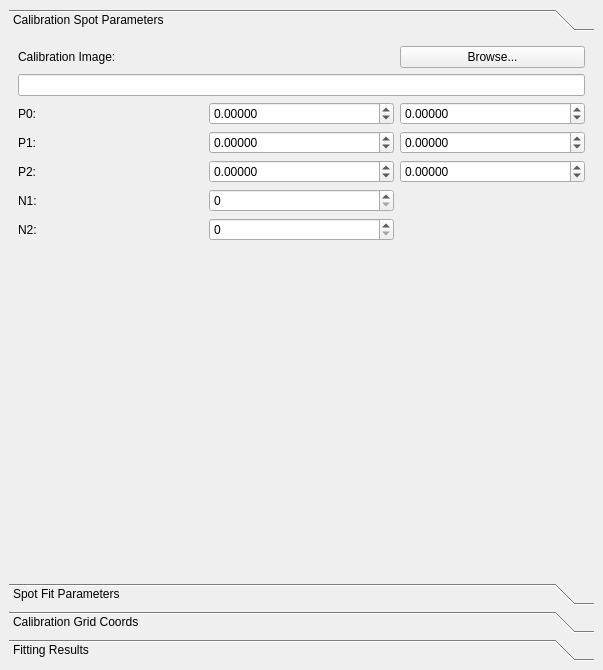
<?xml version="1.0" encoding="UTF-8"?>
<ui version="4.0">
 <class>QxrdDistortionCorrectionDialog</class>
 <widget class="QDockWidget" name="QxrdDistortionCorrectionDialog">
  <property name="geometry">
   <rect>
    <x>0</x>
    <y>0</y>
    <width>603</width>
    <height>670</height>
   </rect>
  </property>
  <property name="windowTitle">
   <string>Distortion</string>
  </property>
  <widget class="QWidget" name="dockWidgetContents">
   <layout class="QGridLayout" name="gridLayout">
    <item row="0" column="0">
     <widget class="QToolBox" name="toolBox">
      <property name="currentIndex">
       <number>0</number>
      </property>
      <widget class="QWidget" name="page_2">
       <property name="geometry">
        <rect>
         <x>0</x>
         <y>0</y>
         <width>579</width>
         <height>488</height>
        </rect>
       </property>
       <attribute name="label">
        <string>Calibration Spot Parameters</string>
       </attribute>
       <layout class="QGridLayout" name="gridLayout_2">
        <item row="0" column="0">
         <widget class="QLabel" name="label_18">
          <property name="text">
           <string>Calibration Image:</string>
          </property>
         </widget>
        </item>
        <item row="0" column="2">
         <widget class="QPushButton" name="pushButton">
          <property name="text">
           <string>Browse...</string>
          </property>
         </widget>
        </item>
        <item row="1" column="0" colspan="3">
         <widget class="QLineEdit" name="m_DistortionCalibrationPath"/>
        </item>
        <item row="2" column="0">
         <widget class="QLabel" name="label_3">
          <property name="text">
           <string>P0:</string>
          </property>
         </widget>
        </item>
        <item row="2" column="1">
         <widget class="QDoubleSpinBox" name="m_DistortionP0X">
          <property name="decimals">
           <number>5</number>
          </property>
          <property name="minimum">
           <double>-10000.000000000000000</double>
          </property>
          <property name="maximum">
           <double>10000.000000000000000</double>
          </property>
         </widget>
        </item>
        <item row="2" column="2">
         <widget class="QDoubleSpinBox" name="m_DistortionP0Y">
          <property name="decimals">
           <number>5</number>
          </property>
          <property name="minimum">
           <double>-10000.000000000000000</double>
          </property>
          <property name="maximum">
           <double>10000.000000000000000</double>
          </property>
         </widget>
        </item>
        <item row="3" column="0">
         <widget class="QLabel" name="label_4">
          <property name="text">
           <string>P1:</string>
          </property>
         </widget>
        </item>
        <item row="3" column="1">
         <widget class="QDoubleSpinBox" name="m_DistortionP1X">
          <property name="decimals">
           <number>5</number>
          </property>
          <property name="minimum">
           <double>-10000.000000000000000</double>
          </property>
          <property name="maximum">
           <double>10000.000000000000000</double>
          </property>
         </widget>
        </item>
        <item row="3" column="2">
         <widget class="QDoubleSpinBox" name="m_DistortionP1Y">
          <property name="decimals">
           <number>5</number>
          </property>
          <property name="minimum">
           <double>-10000.000000000000000</double>
          </property>
          <property name="maximum">
           <double>10000.000000000000000</double>
          </property>
         </widget>
        </item>
        <item row="4" column="0">
         <widget class="QLabel" name="label_5">
          <property name="text">
           <string>P2:</string>
          </property>
         </widget>
        </item>
        <item row="4" column="1">
         <widget class="QDoubleSpinBox" name="m_DistortionP2X">
          <property name="decimals">
           <number>5</number>
          </property>
          <property name="minimum">
           <double>-10000.000000000000000</double>
          </property>
          <property name="maximum">
           <double>10000.000000000000000</double>
          </property>
         </widget>
        </item>
        <item row="4" column="2">
         <widget class="QDoubleSpinBox" name="m_DistortionP2Y">
          <property name="decimals">
           <number>5</number>
          </property>
          <property name="minimum">
           <double>-10000.000000000000000</double>
          </property>
          <property name="maximum">
           <double>10000.000000000000000</double>
          </property>
         </widget>
        </item>
        <item row="5" column="0">
         <widget class="QLabel" name="label_6">
          <property name="text">
           <string>N1:</string>
          </property>
         </widget>
        </item>
        <item row="5" column="1">
         <widget class="QSpinBox" name="m_DistortionN1"/>
        </item>
        <item row="6" column="0">
         <widget class="QLabel" name="label_7">
          <property name="text">
           <string>N2:</string>
          </property>
         </widget>
        </item>
        <item row="6" column="1">
         <widget class="QSpinBox" name="m_DistortionN2"/>
        </item>
        <item row="7" column="0" colspan="3">
         <spacer name="verticalSpacer">
          <property name="orientation">
           <enum>Qt::Vertical</enum>
          </property>
          <property name="sizeHint" stdset="0">
           <size>
            <width>508</width>
            <height>254</height>
           </size>
          </property>
         </spacer>
        </item>
       </layout>
      </widget>
      <widget class="QWidget" name="page_3">
       <property name="geometry">
        <rect>
         <x>0</x>
         <y>0</y>
         <width>579</width>
         <height>488</height>
        </rect>
       </property>
       <attribute name="label">
        <string>Spot Fit Parameters</string>
       </attribute>
       <layout class="QGridLayout" name="gridLayout_5">
        <item row="0" column="0">
         <widget class="QLabel" name="label_11">
          <property name="text">
           <string>Width (Min):</string>
          </property>
         </widget>
        </item>
        <item row="0" column="1">
         <widget class="QDoubleSpinBox" name="m_DistortionWMin">
          <property name="decimals">
           <number>5</number>
          </property>
          <property name="minimum">
           <double>-10000.000000000000000</double>
          </property>
          <property name="maximum">
           <double>10000.000000000000000</double>
          </property>
         </widget>
        </item>
        <item row="1" column="0">
         <widget class="QLabel" name="label_12">
          <property name="text">
           <string>Width (Max):</string>
          </property>
         </widget>
        </item>
        <item row="1" column="1">
         <widget class="QDoubleSpinBox" name="m_DistortionWMax">
          <property name="decimals">
           <number>5</number>
          </property>
          <property name="minimum">
           <double>-10000.000000000000000</double>
          </property>
          <property name="maximum">
           <double>10000.000000000000000</double>
          </property>
         </widget>
        </item>
        <item row="2" column="0">
         <widget class="QLabel" name="label_13">
          <property name="text">
           <string>Width (Nom):</string>
          </property>
         </widget>
        </item>
        <item row="2" column="1">
         <widget class="QDoubleSpinBox" name="m_DistortionWNom">
          <property name="decimals">
           <number>5</number>
          </property>
          <property name="minimum">
           <double>-10000.000000000000000</double>
          </property>
          <property name="maximum">
           <double>10000.000000000000000</double>
          </property>
         </widget>
        </item>
        <item row="3" column="0">
         <widget class="QLabel" name="label_14">
          <property name="text">
           <string>Height Ratio (Min):</string>
          </property>
         </widget>
        </item>
        <item row="3" column="1">
         <widget class="QDoubleSpinBox" name="m_DistortionRatMin">
          <property name="decimals">
           <number>5</number>
          </property>
          <property name="minimum">
           <double>-10000.000000000000000</double>
          </property>
          <property name="maximum">
           <double>10000.000000000000000</double>
          </property>
         </widget>
        </item>
        <item row="4" column="0">
         <widget class="QLabel" name="label_15">
          <property name="text">
           <string>Height (Min):</string>
          </property>
         </widget>
        </item>
        <item row="4" column="1">
         <widget class="QDoubleSpinBox" name="m_DistortionHgtMin">
          <property name="decimals">
           <number>5</number>
          </property>
          <property name="minimum">
           <double>-10000.000000000000000</double>
          </property>
          <property name="maximum">
           <double>10000.000000000000000</double>
          </property>
         </widget>
        </item>
        <item row="5" column="0">
         <widget class="QLabel" name="label_16">
          <property name="text">
           <string>X Distance (Max):</string>
          </property>
         </widget>
        </item>
        <item row="5" column="1">
         <widget class="QDoubleSpinBox" name="m_DistortionDistMaxX">
          <property name="decimals">
           <number>5</number>
          </property>
          <property name="minimum">
           <double>-10000.000000000000000</double>
          </property>
          <property name="maximum">
           <double>10000.000000000000000</double>
          </property>
         </widget>
        </item>
        <item row="6" column="0">
         <widget class="QLabel" name="label_17">
          <property name="text">
           <string>Y Distance (Max):</string>
          </property>
         </widget>
        </item>
        <item row="6" column="1">
         <widget class="QDoubleSpinBox" name="m_DistortionDistMaxY">
          <property name="decimals">
           <number>5</number>
          </property>
          <property name="minimum">
           <double>-10000.000000000000000</double>
          </property>
          <property name="maximum">
           <double>10000.000000000000000</double>
          </property>
         </widget>
        </item>
        <item row="7" column="0" colspan="2">
         <spacer name="verticalSpacer_4">
          <property name="orientation">
           <enum>Qt::Vertical</enum>
          </property>
          <property name="sizeHint" stdset="0">
           <size>
            <width>308</width>
            <height>223</height>
           </size>
          </property>
         </spacer>
        </item>
       </layout>
      </widget>
      <widget class="QWidget" name="page">
       <property name="geometry">
        <rect>
         <x>0</x>
         <y>0</y>
         <width>579</width>
         <height>488</height>
        </rect>
       </property>
       <attribute name="label">
        <string>Calibration Grid Coords</string>
       </attribute>
       <layout class="QGridLayout" name="gridLayout_3">
        <item row="0" column="0" colspan="3">
         <widget class="QTableWidget" name="m_DistortionGridTable">
          <property name="editTriggers">
           <set>QAbstractItemView::NoEditTriggers</set>
          </property>
          <property name="gridStyle">
           <enum>Qt::DotLine</enum>
          </property>
          <column>
           <property name="text">
            <string>i</string>
           </property>
          </column>
          <column>
           <property name="text">
            <string>j</string>
           </property>
          </column>
          <column>
           <property name="text">
            <string>x</string>
           </property>
          </column>
          <column>
           <property name="text">
            <string>y</string>
           </property>
           <property name="font">
            <font>
             <pointsize>10</pointsize>
            </font>
           </property>
          </column>
          <column>
           <property name="text">
            <string>fit x</string>
           </property>
          </column>
          <column>
           <property name="text">
            <string>fit y</string>
           </property>
          </column>
          <column>
           <property name="text">
            <string>dx</string>
           </property>
          </column>
          <column>
           <property name="text">
            <string>dy</string>
           </property>
          </column>
         </widget>
        </item>
        <item row="1" column="2">
         <widget class="QPushButton" name="m_UpdateGridButton">
          <property name="text">
           <string>Update</string>
          </property>
         </widget>
        </item>
        <item row="1" column="0">
         <spacer name="horizontalSpacer">
          <property name="orientation">
           <enum>Qt::Horizontal</enum>
          </property>
          <property name="sizeHint" stdset="0">
           <size>
            <width>40</width>
            <height>20</height>
           </size>
          </property>
         </spacer>
        </item>
        <item row="1" column="1">
         <widget class="QPushButton" name="m_UpdateGraphButton">
          <property name="text">
           <string>Graph</string>
          </property>
         </widget>
        </item>
       </layout>
      </widget>
      <widget class="QWidget" name="page_4">
       <property name="geometry">
        <rect>
         <x>0</x>
         <y>0</y>
         <width>579</width>
         <height>488</height>
        </rect>
       </property>
       <attribute name="label">
        <string>Fitting Results</string>
       </attribute>
       <layout class="QGridLayout" name="gridLayout_4">
        <item row="4" column="0" colspan="3">
         <spacer name="verticalSpacer_3">
          <property name="orientation">
           <enum>Qt::Vertical</enum>
          </property>
          <property name="sizeHint" stdset="0">
           <size>
            <width>548</width>
            <height>359</height>
           </size>
          </property>
         </spacer>
        </item>
        <item row="2" column="2">
         <widget class="QDoubleSpinBox" name="m_DistortionF2Y">
          <property name="decimals">
           <number>5</number>
          </property>
          <property name="minimum">
           <double>-10000.000000000000000</double>
          </property>
          <property name="maximum">
           <double>10000.000000000000000</double>
          </property>
         </widget>
        </item>
        <item row="2" column="1">
         <widget class="QDoubleSpinBox" name="m_DistortionF2X">
          <property name="decimals">
           <number>5</number>
          </property>
          <property name="minimum">
           <double>-10000.000000000000000</double>
          </property>
          <property name="maximum">
           <double>10000.000000000000000</double>
          </property>
         </widget>
        </item>
        <item row="1" column="2">
         <widget class="QDoubleSpinBox" name="m_DistortionF1Y">
          <property name="decimals">
           <number>5</number>
          </property>
          <property name="minimum">
           <double>-10000.000000000000000</double>
          </property>
          <property name="maximum">
           <double>10000.000000000000000</double>
          </property>
         </widget>
        </item>
        <item row="1" column="1">
         <widget class="QDoubleSpinBox" name="m_DistortionF1X">
          <property name="decimals">
           <number>5</number>
          </property>
          <property name="minimum">
           <double>-10000.000000000000000</double>
          </property>
          <property name="maximum">
           <double>10000.000000000000000</double>
          </property>
         </widget>
        </item>
        <item row="0" column="2">
         <widget class="QDoubleSpinBox" name="m_DistortionF0Y">
          <property name="decimals">
           <number>5</number>
          </property>
          <property name="minimum">
           <double>-10000.000000000000000</double>
          </property>
          <property name="maximum">
           <double>10000.000000000000000</double>
          </property>
         </widget>
        </item>
        <item row="1" column="0">
         <widget class="QLabel" name="label_9">
          <property name="text">
           <string>F1:</string>
          </property>
         </widget>
        </item>
        <item row="0" column="1">
         <widget class="QDoubleSpinBox" name="m_DistortionF0X">
          <property name="decimals">
           <number>5</number>
          </property>
          <property name="minimum">
           <double>-10000.000000000000000</double>
          </property>
          <property name="maximum">
           <double>10000.000000000000000</double>
          </property>
         </widget>
        </item>
        <item row="0" column="0">
         <widget class="QLabel" name="label_8">
          <property name="text">
           <string>F0:</string>
          </property>
         </widget>
        </item>
        <item row="2" column="0">
         <widget class="QLabel" name="label_10">
          <property name="text">
           <string>F2:</string>
          </property>
         </widget>
        </item>
        <item row="3" column="2">
         <widget class="QPushButton" name="m_FitGridButton">
          <property name="text">
           <string>Fit Rectangular Grid</string>
          </property>
         </widget>
        </item>
       </layout>
      </widget>
     </widget>
    </item>
   </layout>
  </widget>
 </widget>
 <resources/>
 <connections/>
</ui>
